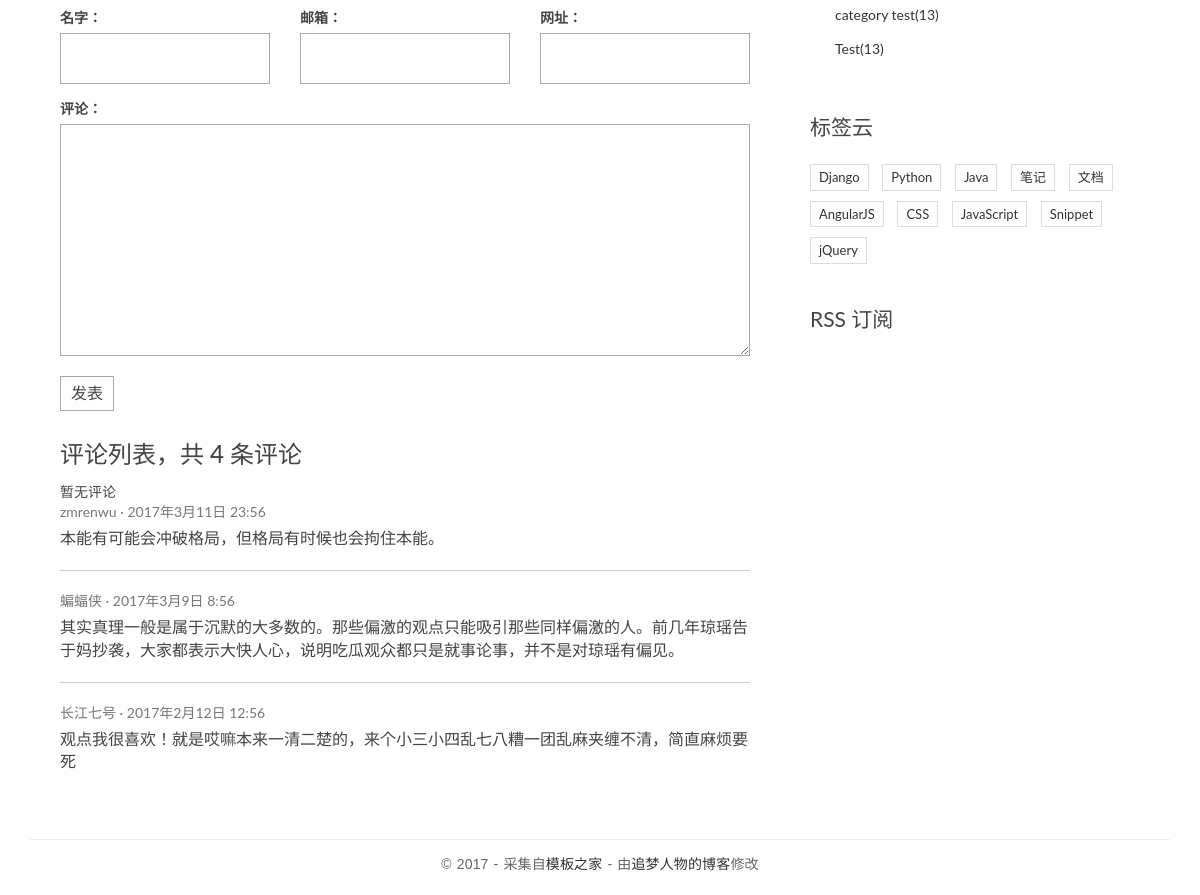
/post/3/ (lower part), run on an earlier commit of the app's database.
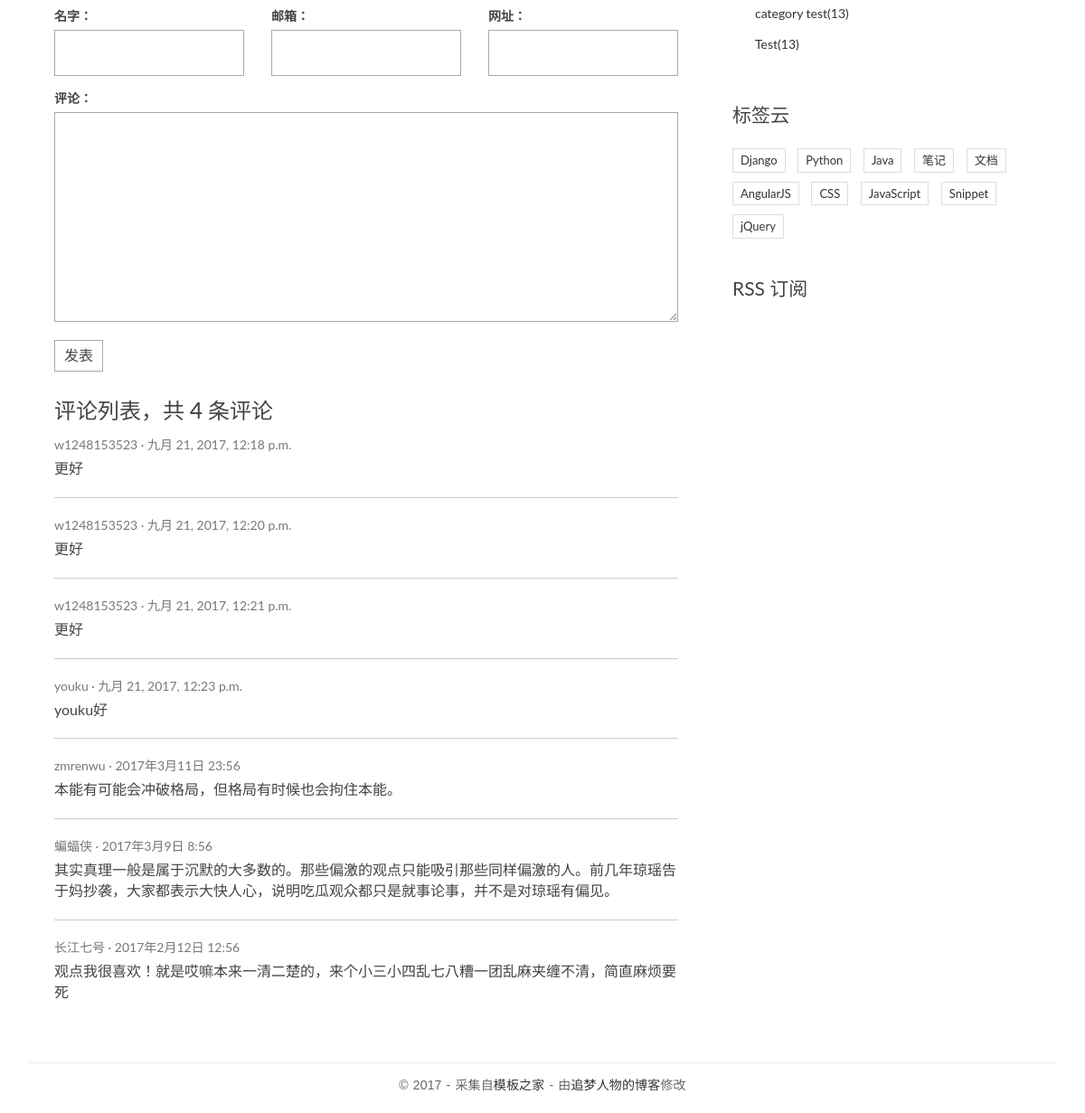
And on a later commit of the database.
### blog/models.py (models this page shows, shortened)
class Category(models.Model):
	name = models.CharField(max_length=150)

### comments/models.py (models this page shows, shortened)
class Comment(models.Model):
	name = models.CharField(max_length=100)
	email = models.EmailField(max_length=255)
	url = models.URLField(blank=True)
	text = models.TextField()
	created_time = models.DateTimeField(auto_now_add=True)
	post = models.ForeignKey('blog.Post')

### blog/views.py (the view)
# urls.py: url(r"^post/(?P<pk>[0-9]+)/$", views.detail, name="detail"),
def detail(request, pk):
	post = get_object_or_404( Post, pk=pk )
	post.body = markdown.markdown( post.body,
	                                                                extensions=[
	                                                                            "markdown.extensions.extra",
	                                                                            "markdown.extensions.codehilite",
	                                                                            "markdown.extensions.toc",
	                                                               ])
	print('uu')
	form = CommentForm()
	comment_list = post.comment_set.all()
	context = { 'post': post,
                        'form': form,
                        'comment_list': comment_list
                        }
	return render( request, "blog/detail.html", context=context )

### comments/forms.py
class CommentForm(forms.ModelForm):
	class Meta:
		model = Comment
		fields = [ 'name', 'email', 'url', 'text' ]

### blog/models.py (called while the page is built)
	def get_absolute_url(self):
		return reverse( 'blog:detail', kwargs={'pk': self.pk} )

### blog/templatetags/blog_tags.py (called while the page is built)
@register.simple_tag
def get_recent_posts(num=5):
	return Post.objects.all().order_by("-created_time")[:num]

@register.simple_tag
def archives():
	return Post.objects.dates("created_time", "month", order="DESC")

@register.simple_tag
def get_categories():
	return Category.objects.all()

### templates/blog/detail.html (shortened to what this page needs)
{% extends "base.html" %}
    {% block main %}
                <section class="comment-area" id="comment-area">
                    <form action="{% url 'comments:post_comment' post.pk %}" method="post" class="comment-form">
                        <div class="row">
                            <div class="col-md-4">
                                <label for="{{ form.name.id_for_label }}">名字：</label>
                                {{ form.name }}
                            </div>
                            <div class="col-md-4">
                                <label for="{{ form.email.id_for_label }}">邮箱：</label>
                                {{ form.email }}
                            </div>
                            <div class="col-md-4">
                                <label for="{{ form.url.id_for_label }}">网址：</label>
                                {{ form.url }}
                            </div>
                            <div class="col-md-12">
                                <label for="{{ form.text.id_for_label }}">评论：</label>
                                {{ form.text }}
                                <button type="submit" class="comment-btn">发表</button>
                            </div>
                        </div>
                    </form>
                    <div class="comment-list-panel">
                        <h3>评论列表，共 <span>4</span> 条评论</h3>
                        <ul class="comment-list list-unstyled">
                            {% for comment in comment_list %}
                            <li class="comment-item">
                                <span class="nickname">{{ comment.name }}</span>
                                <time class="submit-date" datetime="{{ comment.created_time }}">{{ comment.created_time }}</time>
                                <div class="text">
                                    {{ comment.text }}
                                </div>
                            </li>
                            {% empty %}
                            暂无评论
                            {% endfor %}
                            <li class="comment-item">
                                <span class="nickname">zmrenwu</span>
                                <time class="submit-date" datetime="2012-11-09T23:15:57+00:00">2017年3月11日 23:56</time>
                                <div class="text">
                                    本能有可能会冲破格局，但格局有时候也会拘住本能。
                                </div>
                            </li>
                            <li class="comment-item">
                                <span class="nickname">蝙蝠侠</span>
                                <time class="submit-date" datetime="2012-11-09T23:15:57+00:00">2017年3月9日 8:56</time>
                                <div class="text">
                                    其实真理一般是属于沉默的大多数的。那些偏激的观点只能吸引那些同样偏激的人。前几年琼瑶告于妈抄袭，大家都表示大快人心，说明吃瓜观众都只是就事论事，并不是对琼瑶有偏见。
                                </div>
                            </li>
                            <li class="comment-item">
                                <span class="nickname">长江七号</span>
                                <time class="submit-date" datetime="2012-11-09T23:15:57+00:00">2017年2月12日 12:56</time>
                                <div class="text">
                                    观点我很喜欢！就是哎嘛本来一清二楚的，来个小三小四乱七八糟一团乱麻夹缠不清，简直麻烦要死
                                </div>
                            </li>
                        </ul>
                    </div>
                </section>
    {% endblock main %}

### templates/base.html (shortened to what this page needs)
{% load staticfiles %}
{% load blog_tags %}
<!DOCTYPE html>
<html>
<head>
    <link rel="stylesheet" href="{% static 'blog/css/bootstrap.min.css' %}">
    <link rel="stylesheet" href="http://code.ionicframework.com/ionicons/2.0.1/css/ionicons.min.css">
    <link rel="stylesheet" href="{% static 'blog/css/pace.css' %}">
    <link rel="stylesheet" href="{% static 'blog/css/custom.css' %}">
</head>
<body>
<div class="content-body">
    <div class="container">
        <div class="row">
            <main class="col-md-8">
                {% block main %}
                {% endblock main %}
            </main>
            <aside class="col-md-4">
                    {% get_recent_posts as recent_post_list %}
                    {% archives as date_list %}
                <div class="widget widget-category">
                    {% get_categories as category_list %}
                    <ul>
                        {% for category in category_list %}
                        <li>
                            <a href="{% url 'blog:category' category.pk %}">{{ category.name }}<span class="post-count">(13)</span></a>
                        </li>
                       {% empty %}
                       暂无分类
                       {% endfor %}
                    </ul>
                </div>
                <div class="widget widget-tag-cloud">
                    <h3 class="widget-title">标签云</h3>
                    <ul>
                        <li>
                            <a href="#">Django</a>
                        </li>
                        <li>
                            <a href="#">Python</a>
                        </li>
                        <li>
                            <a href="#">Java</a>
                        </li>
                        <li>
                            <a href="#">笔记</a>
                        </li>
                        <li>
                            <a href="#">文档</a>
                        </li>
                        <li>
                            <a href="#">AngularJS</a>
                        </li>
                        <li>
                            <a href="#">CSS</a>
                        </li>
                        <li>
                            <a href="#">JavaScript</a>
                        </li>
                        <li>
                            <a href="#">Snippet</a>
                        </li>
                        <li>
                            <a href="#">jQuery</a>
                        </li>
                    </ul>
                </div>
                <div class="rss">
                    <a href=""> RSS 订阅</a>
                </div>
            </aside>
        </div>
    </div>
</div>
<footer id="site-footer">
    <div class="container">
        <div class="row">
            <div class="col-md-12">
                <p class="copyright">&copy 2017 - 采集自<a href="http://www.cssmoban.com/"
                                                        target="_blank" title="模板之家">模板之家</a>
                    - 由<a href="http://zmrenwu.com/" title="网页模板" target="_blank">追梦人物的博客</a>修改
                </p>
            </div>
        </div>
    </div>
</footer>
</body>
</html>

### blog/static/blog/css/custom.css (style rules this page uses)
* { outline: none; }
h1, h2, h3, h4, h5, h6 { margin-top: 0; }
a { color: #333; }
body { color: #444; font-family: 'Lato', sans-serif; }
p { font-family: 'Ubuntu', sans-serif; font-weight: 400; word-spacing: 1px; letter-spacing: 0.01em; }
.content-body { padding-bottom: 4em; }
.widget { background: #fff; padding: 30px 0 0; }
.widget-title { font-size: 1.5em; margin-bottom: 20px; line-height: 1.6; padding: 10px 0 0; font-weight: 400; }
.widget-category ul { padding: 0; margin: 0; padding-left: 25px; }
.widget-category ul li { list-style-type: none; position: relative; line-height: 170%; margin-bottom: 10px; }
.widget-category ul li::before { content: '\f3fe'; font-family: "Ionicons"; position: absolute; left: -25px; top: 1px; font-size: 18px; color: #000; }
.widget-tag-cloud ul { padding: 0; margin: 0; margin-right: -10px; }
.widget-tag-cloud ul li { list-style-type: none; font-size: 13px; display: inline-block; margin-right: 10px; margin-bottom: 10px; padding: 3px 8px; border: 1px solid #ddd; }
.rss { font-size: 21px; margin-top: 30px; }
.rss a { color: #444; }
#site-footer { padding-top: 10px; padding: 0 0 1.5em 0; }
.copyright { text-align: center; padding-top: 1em; margin: 0; border-top: 1px solid #eee; color: #666; }
.contact-form input, .comment-form input { border: 1px solid #aaa; margin-bottom: 15px; width: 100%; padding: 15px 15px; font-size: 16px; line-height: 100%; transition: 0.4s border-color linear; }
.contact-form textarea, .comment-form textarea { border: 1px solid #aaa; margin-bottom: 15px; width: 100%; padding: 15px 15px; font-size: 16px; line-height: 20px !important; min-height: 183px; transition: 0.4s border-color linear; }
.comment-area { padding: 0 30px 0; }
.comment-form { margin-top: 15px; }
.comment-form .comment-btn { background-color: #fff; border: 1px solid #aaa; font-size: 16px; padding: 5px 10px; }
.comment-list-panel { margin-top: 30px; }
.comment-list { margin-top: 15px; }
.comment-item:not(:last-child) { border-bottom: 1px #ccc solid; margin-bottom: 20px; padding-bottom: 20px; }
.comment-item .nickname, .comment-item .submit-date { color: #777; font-size: 14px; }
.comment-item .nickname:after { content: ' ·'; }
.comment-item .text { padding-top: 5px; font-size: 16px; }

What changed in the data, as far as the page shows it:
added Comment: name "w1248153523", created_time "九月 21, 2017, 12:18 p.m.", text "更好"
added Comment: name "w1248153523", created_time "九月 21, 2017, 12:20 p.m.", text "更好"
added Comment: name "w1248153523", created_time "九月 21, 2017, 12:21 p.m.", text "更好"
added Comment: name "youku", created_time "九月 21, 2017, 12:23 p.m.", text "youku好"
Also different on the page:
text no longer shown: "暂无评论"
